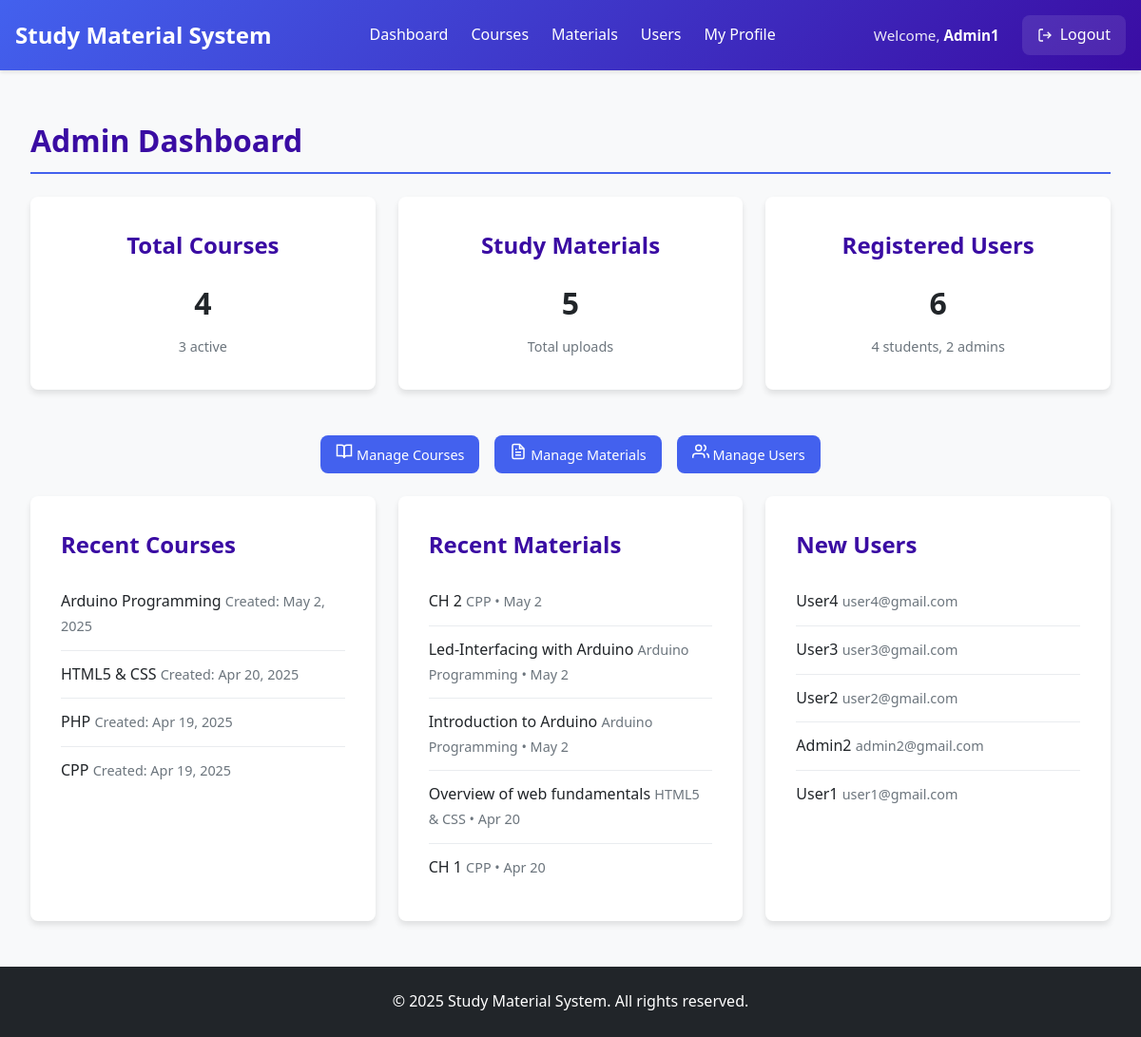
The app's page /admin/dashboard.php (signed in) with its own data.
### tables this page shows
CREATE TABLE `courses` (
  `course_id` int(11) NOT NULL,
  `course_name` varchar(100) NOT NULL,
  `description` text DEFAULT NULL,
  `created_by` int(11) DEFAULT NULL,
  `created_at` timestamp NOT NULL DEFAULT current_timestamp(),
  `updated_at` timestamp NOT NULL DEFAULT current_timestamp() ON UPDATE current_timestamp(),
  `is_active` tinyint(1) DEFAULT 1 COMMENT '1=active, 0=inactive'
);

CREATE TABLE `materials` (
  `material_id` int(11) NOT NULL,
  `title` varchar(255) NOT NULL,
  `description` text DEFAULT NULL,
  `file_path` varchar(255) NOT NULL,
  `file_size` int(11) DEFAULT NULL,
  `file_type` varchar(50) DEFAULT NULL,
  `course_id` int(11) DEFAULT NULL,
  `uploaded_by` int(11) DEFAULT NULL,
  `upload_date` timestamp NOT NULL DEFAULT current_timestamp(),
  `is_active` tinyint(1) DEFAULT 1 COMMENT '1=active, 0=inactive'
);

CREATE TABLE `users` (
  `user_id` int(11) NOT NULL,
  `name` varchar(100) NOT NULL,
  `email` varchar(100) NOT NULL,
  `password` varchar(255) NOT NULL,
  `role` enum('student','admin') NOT NULL,
  `created_at` timestamp NOT NULL DEFAULT current_timestamp()
);

### admin/dashboard.php (the view, shortened to what this page needs)
<?php
require_once '../includes/config.php';
include 'header.php';
$courses_count = $link->query("SELECT COUNT(*) FROM courses")->fetch_row()[0];
$active_courses = $link->query("SELECT COUNT(*) FROM courses WHERE is_active = 1")->fetch_row()[0];
$materials_count = $link->query("SELECT COUNT(*) FROM materials")->fetch_row()[0];
$users_count = $link->query("SELECT COUNT(*) FROM users")->fetch_row()[0];
$students_count = $link->query("SELECT COUNT(*) FROM users WHERE role = 'student'")->fetch_row()[0];
$admins_count = $link->query("SELECT COUNT(*) FROM users WHERE role = 'admin'")->fetch_row()[0];
$recent_courses = $link->query("SELECT course_id, course_name, created_at FROM courses ORDER BY created_at DESC LIMIT 5")->fetch_all(MYSQLI_ASSOC);
$recent_materials = $link->query("SELECT m.title, c.course_name, m.upload_date FROM materials m JOIN courses c ON m.course_id = c.course_id ORDER BY m.upload_date DESC LIMIT 5")->fetch_all(MYSQLI_ASSOC);
$recent_users = $link->query("SELECT user_id, name, email, created_at FROM users ORDER BY created_at DESC LIMIT 5")->fetch_all(MYSQLI_ASSOC);
?>
<div class="dashboard-container">
    <h1 class="dashboard-title">Admin Dashboard</h1>
    <div class="stats-grid">
        <div class="stat-card">
            <h3>Total Courses</h3>
            <p><?php echo $courses_count; ?></p>
            <small><?php echo $active_courses; ?> active</small>
        </div>
        <div class="stat-card">
            <h3>Study Materials</h3>
            <p><?php echo $materials_count; ?></p>
            <small>Total uploads</small>
        </div>
        <div class="stat-card">
            <h3>Registered Users</h3>
            <p><?php echo $users_count; ?></p>
            <small><?php echo $students_count; ?> students, <?php echo $admins_count; ?> admins</small>
        </div>
    </div>
    <div class="quick-actions">
        <a href="courses.php" class="action-btn">
            <svg width="18" height="18" viewBox="0 0 24 24" fill="none" stroke="currentColor" stroke-width="2">
                <path d="M2 3h6a4 4 0 0 1 4 4v14a3 3 0 0 0-3-3H2z"></path>
                <path d="M22 3h-6a4 4 0 0 0-4 4v14a3 3 0 0 1 3-3h7z"></path>
            </svg>
            Manage Courses
        </a>
        <a href="materials.php" class="action-btn">
            Manage Materials
        </a>
        <a href="users.php" class="action-btn">
            <svg width="18" height="18" viewBox="0 0 24 24" fill="none" stroke="currentColor" stroke-width="2">
                <path d="M17 21v-2a4 4 0 0 0-4-4H5a4 4 0 0 0-4 4v2"></path>
                <circle cx="9" cy="7" r="4"></circle>
                <path d="M23 21v-2a4 4 0 0 0-3-3.87"></path>
                <path d="M16 3.13a4 4 0 0 1 0 7.75"></path>
            </svg>
            Manage Users
        </a>
    </div>
    <div class="activity-sections">
        <section class="recent-activity">
            <h3>Recent Courses</h3>
            <ul>
                <?php foreach ($recent_courses as $course): ?>
                <li>
                    <span><?php echo htmlspecialchars($course['course_name']); ?></span>
                    <small>Created: <?php echo date('M j, Y', strtotime($course['created_at'])); ?></small>
                </li>
                <?php endforeach; ?>
            </ul>
        </section>
        <section class="recent-activity">
            <h3>Recent Materials</h3>
            <ul>
                <?php foreach ($recent_materials as $material): ?>
                <li>
                    <span><?php echo htmlspecialchars($material['title']); ?></span>
                    <small><?php echo htmlspecialchars($material['course_name']); ?> • <?php echo date('M j', strtotime($material['upload_date'])); ?></small>
                </li>
                <?php endforeach; ?>
            </ul>
        </section>
        <section class="recent-activity">
            <h3>New Users</h3>
            <ul>
                <?php foreach ($recent_users as $user): ?>
                <li>
                    <span><?php echo htmlspecialchars($user['name']); ?></span>
                    <small><?php echo htmlspecialchars($user['email']); ?></small>
                </li>
                <?php endforeach; ?>
            </ul>
        </section>
    </div>
</div>
<?php include 'footer.php'; ?>

### admin/header.php (shortened to what this page needs)
<!DOCTYPE html>
<html lang="en">
<head>
    <link rel="stylesheet" href="../assets/css/admin.css">
</head>
<body>
    <header class="admin-header">
        <nav class="admin-nav">
            <div class="admin-brand">Study Material System</div>
            <div class="admin-nav-links">
                <a href="dashboard.php" class="active">Dashboard</a>
                <a href="courses.php">Courses</a>
                <a href="materials.php">Materials</a>
                <a href="users.php">Users</a>
                <a href="profile.php">My Profile</a>
            </div>
            <div class="admin-user">
                <div class="welcome-message">
                    Welcome, <span class="user-name"><?php echo htmlspecialchars($_SESSION['name']); ?></span>
                </div>
                <a href="../logout.php" class="logout-btn">
                    <svg xmlns="http://www.w3.org/2000/svg" width="16" height="16" viewBox="0 0 24 24" fill="none" stroke="currentColor" stroke-width="2">
                        <path d="M9 21H5a2 2 0 0 1-2-2V5a2 2 0 0 1 2-2h4"></path>
                        <polyline points="16 17 21 12 16 7"></polyline>
                        <line x1="21" y1="12" x2="9" y2="12"></line>
                    </svg>
                    <span>Logout</span>
                </a>
            </div>
        </nav>
    </header>
    <main class="admin-main">

### admin/footer.php
</main>
    <footer class="admin-footer">
        <p>&copy; <?php echo date('Y'); ?> Study Material System. All rights reserved.</p>
    </footer>
</body>
</html>

### assets/css/admin.css (style rules this page uses)
:root { --primary: #4361ee; --primary-dark: #3a0ca3; --secondary: #f72585; --light: #f8f9fa; --dark: #212529; --gray: #6c757d; --light-gray: #e9ecef; --success: #4cc9f0; --danger: #ef233c; --warning: #f8961e; --info: #4895ef; }
* { margin: 0; padding: 0; box-sizing: border-box; }
html, body { height: 100%; }
body { font-family: 'Segoe UI', Tahoma, Geneva, Verdana, sans-serif; line-height: 1.6; color: var(--dark); background-color: var(--light); display: flex; flex-direction: column; min-height: 100vh; }
.admin-header { background: linear-gradient(135deg, var(--primary), var(--primary-dark)); color: white; padding: 1rem 0; box-shadow: 0 2px 4px rgba(0, 0, 0, 0.1); }
.admin-nav { display: flex; justify-content: space-between; align-items: center; max-width: 1200px; margin: 0 auto; padding: 0 1rem; }
.admin-brand { font-size: 1.5rem; font-weight: 700; }
.admin-nav-links { display: flex; list-style: none; gap: 1.5rem; }
.admin-nav-links a { color: white; text-decoration: none; font-weight: 500; padding: 0.5rem 0; position: relative; }
.admin-nav-links a::after { content: ''; position: absolute; bottom: 0; left: 0; width: 0; height: 2px; background-color: white; transition: width 0.3s ease; }
.admin-user { display: flex; align-items: center; gap: 1.5rem; }
.welcome-message { color: rgba(255, 255, 255, 0.9); font-size: 0.95rem; }
.user-name { font-weight: 600; color: white; }
.logout-btn { display: inline-flex; align-items: center; gap: 0.5rem; background: rgba(255, 255, 255, 0.1); color: white; padding: 0.5rem 1rem; border-radius: 0.5rem; text-decoration: none; font-weight: 500; transition: all 0.3s ease; }
.admin-main { flex: 1; max-width: 1200px; width: 100%; margin: 0 auto; padding: 2rem 1rem; }
.dashboard-container { padding: 1rem; }
.dashboard-title { color: var(--primary-dark); margin-bottom: 1.5rem; padding-bottom: 0.5rem; border-bottom: 2px solid var(--primary); }
.stats-grid { display: grid; grid-template-columns: repeat(auto-fit, minmax(300px, 1fr)); gap: 1.5rem; margin-bottom: 3rem; }
.stat-card { background: white; padding: 2rem; border-radius: 0.5rem; box-shadow: 0 4px 6px rgba(0, 0, 0, 0.1); text-align: center; transition: transform 0.3s ease; }
.stat-card h3 { color: var(--primary-dark); margin-bottom: 1rem; font-size: 1.5rem; }
.stat-card p { font-size: 2rem; margin: 0.5rem 0; font-weight: 600; color: var(--dark); }
.stat-card small { color: var(--gray); font-size: 0.9rem; }
.quick-actions { display: flex; gap: 1rem; justify-content: center; margin: 1.5rem 0; }
.action-btn { display: inline-flex; align-items: center; gap: 0.5rem; background: var(--primary); color: white; padding: 0.75rem 1.5rem; border-radius: 0.5rem; text-decoration: none; font-weight: 600; transition: all 0.3s ease; }
.activity-sections { display: grid; grid-template-columns: repeat(auto-fit, minmax(300px, 1fr)); gap: 1.5rem; }
.recent-activity { background: white; padding: 2rem; border-radius: 0.5rem; box-shadow: 0 4px 6px rgba(0, 0, 0, 0.1); }
.recent-activity h3 { color: var(--primary-dark); margin-bottom: 1rem; font-size: 1.5rem; }
.recent-activity ul { list-style: none; padding: 0; }
.recent-activity li { padding: 0.75rem 0; border-bottom: 1px solid var(--light-gray); }
.recent-activity li:last-child { border-bottom: none; }
.recent-activity li span { font-weight: 500; margin-bottom: 0.25rem; }
.recent-activity li small { color: var(--gray); font-size: 0.9rem; }
.action-btn { display: inline-block; padding: 0.5rem 1rem; border-radius: 0.5rem; text-decoration: none; font-weight: 500; font-size: 0.9rem; transition: all 0.2s ease; white-space: nowrap; }
.admin-footer { margin-top: auto; text-align: center; padding: 1.5rem; background-color: var(--dark); color: white; width: 100%; }
.action-btn { display: inline-block; padding: 0.5rem 1rem; border-radius: 0.5rem; text-decoration: none; font-weight: 500; font-size: 0.9rem; transition: all 0.2s ease; white-space: nowrap; text-align: center; }

### records on screen
courses: course_name "Arduino Programming", created_at "May 2, 2025"
courses: course_name "HTML5 & CSS", created_at "Apr 20, 2025"
courses: course_name "PHP", created_at "Apr 19, 2025"
courses: course_name "CPP", created_at "Apr 19, 2025"
materials: title "CH 2", course.course_name "CPP", upload_date "May 2"
materials: title "Led-Interfacing with Arduino", course.course_name "Arduino Programming", upload_date "May 2"
materials: title "Introduction to Arduino", course.course_name "Arduino Programming", upload_date "May 2"
materials: title "Overview of web fundamentals", course.course_name "HTML5 & CSS", upload_date "Apr 20"
materials: title "CH 1", course.course_name "CPP", upload_date "Apr 20"
users: name "User4", email "user4@gmail.com"
users: name "User3", email "user3@gmail.com"
users: name "User2", email "user2@gmail.com"
users: name "Admin2", email "admin2@gmail.com"
users: name "User1", email "user1@gmail.com"

### other values on screen
$_SESSION['name'] "Admin1"
$courses_count "4"
$active_courses "3"
$materials_count "5"
$users_count "6"
$students_count "4"
$admins_count "2"
